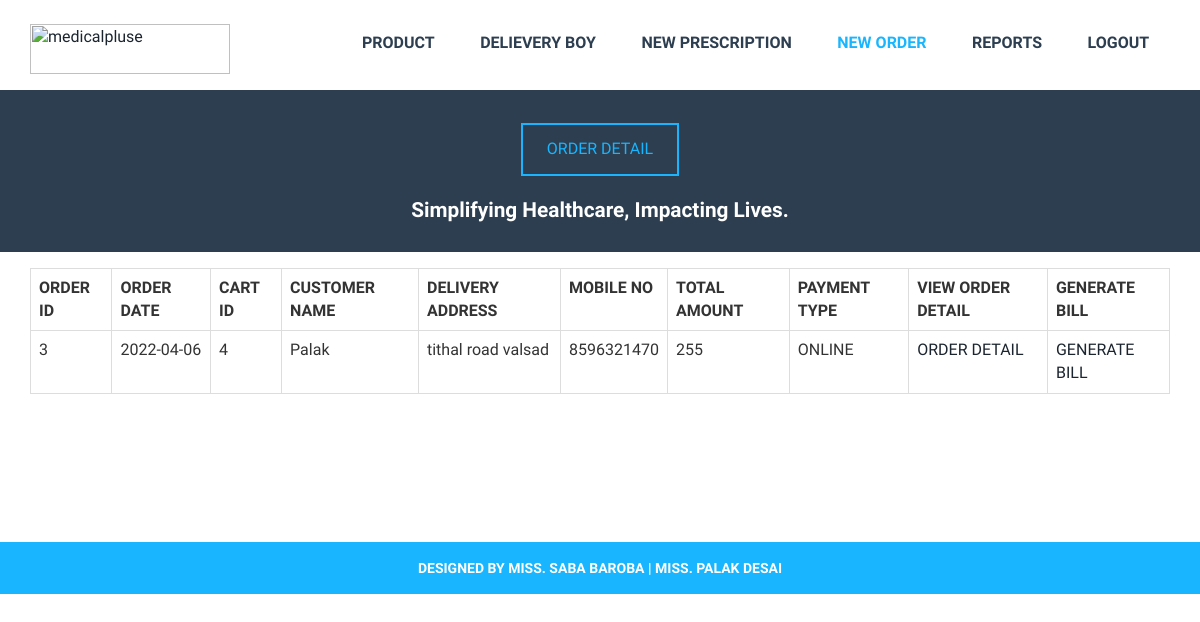
The page /distributor_view_new_order.php (signed in) on the database its author committed.
### tables this page shows
CREATE TABLE IF NOT EXISTS `order_master` (
  `order_id` int(10) NOT NULL,
  `order_date` date NOT NULL,
  `cart_id` int(10) NOT NULL,
  `customer_id` int(10) NOT NULL,
  `del_address` varchar(100) NOT NULL,
  `mobile_no` varchar(10) NOT NULL,
  `total_amount` int(10) NOT NULL,
  `payment_type` varchar(7) NOT NULL,
  PRIMARY KEY (`order_id`)
);

CREATE TABLE IF NOT EXISTS `customer_detail` (
  `customer_id` int(10) NOT NULL,
  `customer_name` varchar(50) NOT NULL,
  `address` varchar(200) NOT NULL,
  `city` varchar(50) NOT NULL,
  `mobile_no` varchar(10) NOT NULL,
  `gender` varchar(7) NOT NULL,
  `email_id` varchar(50) NOT NULL,
  `pwd` varchar(10) NOT NULL,
  PRIMARY KEY (`customer_id`)
);

### distributor_view_new_order.php (the view, shortened to what this page needs)
<?php
include("dis_header.php");
?>
		<div class="team-grids-caption">
								<div class="container">
									<div class="team-grids-caption-left">
										<center>
										<a class="team-btn" href="#">ORDER DETAIL</a>
										<h4><br/>Simplifying Healthcare, Impacting Lives.</h4></center>
									</div>
									<div class="clearfix"> </div>
								</div>
							</div>
		<div class="contact">
				<div class="container">
					<div class="row">
						<div class="col-md-12">
						<?php
						$disid=$_SESSION['disid'];
						$res1=mysql_query("select * from order_master where customer_id in (select customer_id from customer_detail where city = (select city from distributor_regis where dis_id='$disid')) and order_id not in(select order_id from bill_detail)");
						if(mysql_num_rows($res1)>0)
						{
							echo "<table class='table table-bordered'>
									<tr>
										<th>ORDER ID</th>
										<th>ORDER DATE</th>
										<th>CART ID</th>
										<th>CUSTOMER NAME</th>
										<th>DELIVERY ADDRESS</th>
										<th>MOBILE NO</th>
										<th>TOTAL AMOUNT</th>
										<th>PAYMENT TYPE</th>
										<th>VIEW ORDER DETAIL</th>
										<th>GENERATE BILL</th>
									</tr>";
							while($r1=mysql_fetch_array($res1))
							{
								echo "<tr>";
								echo "<td>$r1[0]</td>";
								echo "<td>$r1[1]</td>";
								echo "<td>$r1[2]</td>";
								$res2=mysql_query("select * from customer_detail where customer_id='$r1[3]'");
								$r2=mysql_fetch_array($res2);
								echo "<td>$r2[1]</td>";
								echo "<td>$r1[4]</td>";
								echo "<td>$r1[5]</td>";
								echo "<td>$r1[6]</td>";
								echo "<td>$r1[7]</td>";
								echo "<td><a href='distributor_view_order_detail.php?cartid=$r1[2]'>ORDER DETAIL</a></td>";
								echo "<td><a href='distributor_view_new_order.php?oid=$r1[0]'>GENERATE BILL</a></td>";
								echo "</tr>";
							}
							echo "</table>";
						}else{
							echo "<h2>No New Record Found</h2><br/><br/><br/><br/><br/><br/>";
						}
						?>
						</div>
					</div>
				</div>
			</div>
<?php
include("footer.php");
?>

### css/style.css (style rules this page uses)
html, body { font-family: 'Arimo', sans-serif; font-size: 100%; background: #FFf; }
body a { transition:0.5s all; -webkit-transition:0.5s all; -moz-transition:0.5s all; -o-transition:0.5s all; -ms-transition:0.5s all; }
.team-grids-caption { background:#f2f2f2; padding:1.5em 0; }
.team-grids-caption-left { float: left; width: 77%; margin-top: 0.38em; }
.team-grids-caption-left h4 { color:#2C3E50; font-weight:700; font-size:1.3em; margin:0; padding:0 0 0.3em 0; }
.team-grids-caption { background:#2C3E50; padding:1.5em 0; }
.team-grids-caption-left { float: left; width: 100%; margin-top: 0.38em; }
.team-grids-caption-left h4 { color:#FFF; font-weight:700; font-size:1.3em; margin:0; padding:0 0 0.3em 0; }
a.team-btn { border: 2px solid #19b5fe; text-transform: uppercase; padding: 0.8em 1.5em; margin-top: 0.2em; display: inline-block; color: #19b5fe; text-decoration: none; }
.contact { padding: 1em 0 8em; }

### rows shown on the page
order_master: order_id "3", order_date "2022-04-06", cart "4", customer.customer_name "Palak", del_address "tithal road valsad", mobile_no "8596321470", total_amount "255", payment_type "ONLINE"
